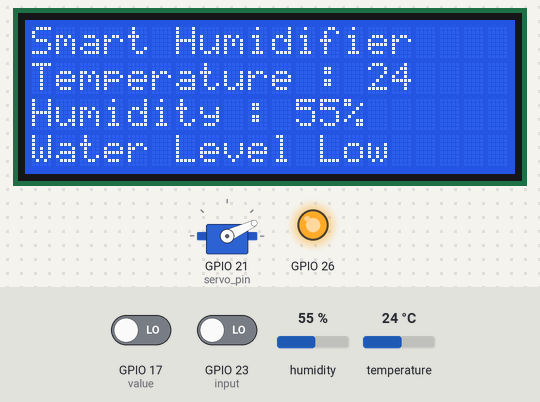
Recording of a program running on a simulated Raspberry Pi (BCM pin numbers). Parts: 20×4 character LCD, servo, output pins drawn as LEDs (lit = HIGH). Inputs (shaded band) come from the test bench; at power-on: GPIO 23 (input) LOW, humidity 55 %, temperature 24 °C, GPIO 17 (value) LOW. The clock reads 2024-03-15 10:24:30 at power-on unless the program sets it; servo angles are drawn from the pulse width (0.5 ms = 0°, 2.5 ms = 180°); threads take turns every 2 ms; what the program prints to the terminal is not drawn.

Above: at 1.4 s.
1.5 s: GPIO 23 (input) driven HIGH
At 5.9 s:
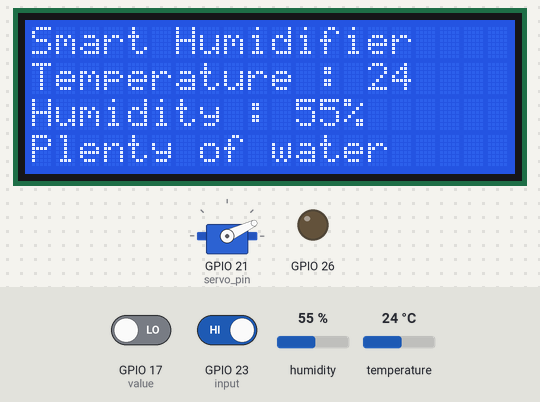
6.7 s: GPIO 23 (input) driven LOW
At 11.0 s:
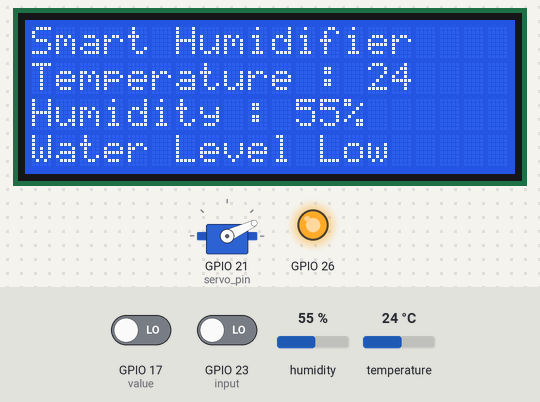
11.3 s: humidity set to 22 %
At 15.1 s:
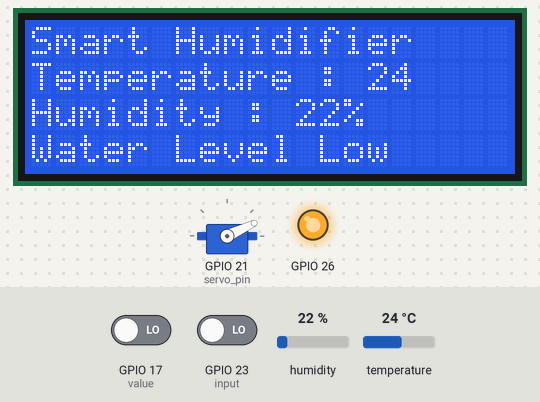
15.8 s: temperature set to 12 °C
At 19.9 s:
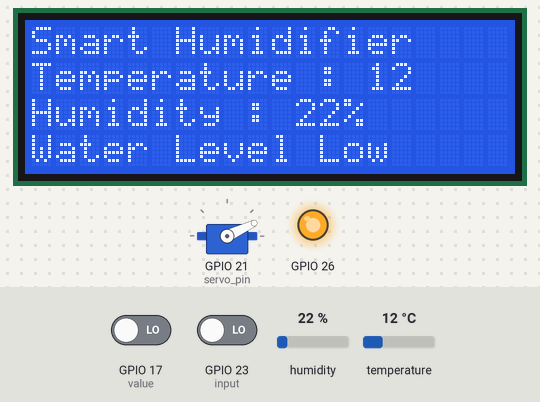
20.3 s: humidity set to 40 %
At 23.9 s:
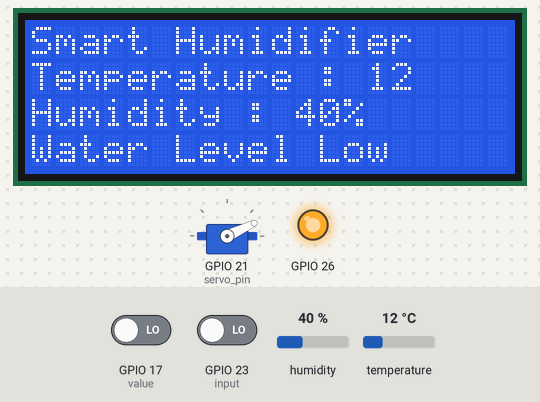
24.9 s: temperature set to 19 °C
Timing chart, 0 to 27.9 s (numbered marks = the images above; inputs shaded):
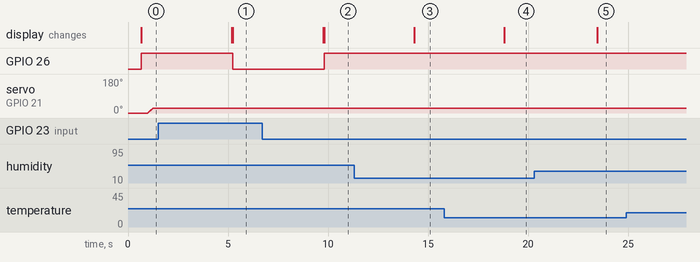

Measured:
- after the input at 1.5 s, GPIO 26: HIGH → LOW after 3.7 s; the display: first changes after 3.7 s (image 1 shows a later state)
- after the input at 6.7 s, GPIO 26: LOW → HIGH after 3.1 s; the display: first changes after 3.1 s (image 2 shows a later state)
- after the input at 11.3 s, the display: first changes after 3.0 s (image 3 shows a later state)
- after the input at 15.8 s, the display: first changes after 3.0 s (image 4 shows a later state)
- after the input at 20.3 s, the display: first changes after 3.2 s (image 5 shows a later state)

The program:

Toatal_thread.py
```python
import threading
import time
import board
import adafruit_dht
import I2C_LCD_driver
import spidev
import RPi.GPIO as GPIO
from datetime import datetime
from time import sleep
# 라이브러리 import

pin = 17  # Input pin of sensor (GPIO.BOARD)
Buttons = [0x300ff629d, 0x300ffa857, 0x300ff22dd, 0x300ffc23d, 0x300ff02fd,0x300ff52ad]  # HEX code list , 리모컨 버튼 에 해당하는 값
ButtonsNames = ["UP",   "DOWN",      "LEFT",       "RIGHT",      "OK", "EXIT"]  # String list in same order as HEX list
# 0x300ff629d == UP
# 0x300ffa857 == DOWN
# 0x300ff22dd == LEFT
# 0x300ffc23d == RIGHT
# 0x300ff02fd == OK
# 0x300ff52ad == EXIT

# Sets up GPIO
GPIO.cleanup() # GPIO 핀 인식 에러로 인한 Clean up
GPIO.setmode(GPIO.BCM) #GPIO Number 를 통한 회로도 구성
GPIO.setup(pin, GPIO.IN) #17번 리모컨 제어 및 IR

GPIO.setwarnings(False)
GPIO.setup(26,GPIO.OUT) #LED 26번 GPIO사용 , Water Level 경고등

roop_while = True # 반복문 제어 변수
while_in = False # 반복문 제어 변수

#Servo
servo_pin = 21 # Servo Motor GPIO 21번 핀 사용

GPIO.setup(servo_pin,GPIO.OUT)

# Gets binary value
motor_degree = 0 # 모터 각도 초기 기본값 0으로 세팅
Auto_stop = True # 무한반복문 제어 변수

mylcd = I2C_LCD_driver.lcd()

dhtDevice = adafruit_dht.DHT11(board.D18) #DHT GPIO 18번 핀 사용

GPIO.setup(23, GPIO.IN) # 수위센서 GPIO 23번 핀 사용


def getBinary():
    # Internal vars
    num1s = 0  # Number of consecutive 1s read
    binary = 1  # The binary value
    command = []  # The list to store pulse times in
    previousValue = 0  # The last value
    value = GPIO.input(pin)  # The current value

	# Waits for the sensor to pull pin low
    while value:
        sleep(0.0001)# This sleep decreases CPU utilization immensely
        value = GPIO.input(pin)

	# Records start time
    startTime = datetime.now() #현재 시간

    while True:
		# If change detected in value
        if previousValue != value:
            now = datetime.now()
            pulseTime = now - startTime #Calculate the time of pulse
            startTime = now #Reset start time
            command.append((previousValue, pulseTime.microseconds)) #Store recorded data

		# Updates consecutive 1s variable
        if value:
            num1s += 1
        else:
            num1s = 0

		# Breaks program when the amount of 1s surpasses 10000
        if num1s > 10000:
            break

		# Re-reads pin
        previousValue = value
        value = GPIO.input(pin)

	# Converts times to binary
    for (typ, tme) in command:
        if typ == 1: #If looking at rest period
            if tme > 1000: #If pulse greater than 1000us
                binary = binary *10 +1 #Must be 1
            else:
                binary *= 10 #Must be 0

    if len(str(binary)) > 34: #Sometimes, there is some stray characters
        binary = int(str(binary)[:34])

    return binary


# Convert value to hex
def convertHex(binaryValue):
    tmpB2 = int(str(binaryValue),2) #Temporarely propper base 2
    return hex(tmpB2)

def Up_Servor():

    global motor_degree #전역변수 모터 각도
    print("UP!!")

    pwm = GPIO.PWM(servo_pin, 50)
    pwm.start(motor_degree)


    if(motor_degree != 60):
        for high_time in range (motor_degree,60):
            pwm.ChangeDutyCycle(high_time/10.0) # for 반복문에 실수가 올 수 없으므로 /10.0 로 처리함.
            time.sleep(0.02)
        motor_degree = 60

    #pwm.ChangeDutyCycle(3.0)
    time.sleep(1.0)

def Down_Servor():

    global motor_degree #전역변수 모터 각도
    print("Down!!")

    pwm = GPIO.PWM(servo_pin, 50)
    pwm.start(motor_degree)


    if(motor_degree > 20):
        for high_time in range (motor_degree,20,-1):
            pwm.ChangeDutyCycle(high_time/10.0) # for 반복문에 실수가 올 수 없으므로 /10.0 로 처리함.
            time.sleep(0.02)
        motor_degree = 20

    #pwm.ChangeDutyCycle(3.0)
    time.sleep(1.0)

def Reset_Servor():

    global motor_degree #전역변수 모터 각도
    print("Reset!!")

    pwm = GPIO.PWM(servo_pin, 50) # Servo Motor 기본설정
    pwm.start(motor_degree) # Servo Motor 기본설정


    if(motor_degree != 40): # reset 각도가 아니라면 조건문 작용
        if(motor_degree > 40): # reset 각도보다 크다면 reset 각도에 맞춰서 변화
            for high_time in range (motor_degree,40,-1):
                pwm.ChangeDutyCycle(high_time/10.0) # for 반복문에 실수가 올 수 없으므로 /10.0 로 처리함.
                time.sleep(0.02)
        else: # reset 각도보다 작다면 reset 각도에 맞춰서 변화
            for high_time in range (motor_degree,40):
                pwm.ChangeDutyCycle(high_time/10.0) # for 반복문에 실수가 올 수 없으므로 /10.0 로 처리함.
                time.sleep(0.02)
        motor_degree = 40

    time.sleep(1.0)


def print_LCD():
    global input
    while True:
        try:

            temperature_c = dhtDevice.temperature # 섭씨 온도 확인
            temperature_f = temperature_c * (9/5)+32 # 화씨 온도 확인

            humidity = dhtDevice.humidity

            mylcd.lcd_display_string(f"Smart Humidifier",1) # LCD 첫째줄 문자열 출력
            mylcd.lcd_display_string(f"Temperature : {temperature_c}",2) # LCD 둘째줄 섭씨온도 출력
            mylcd.lcd_display_string(f"Humidity : {humidity}%",3) # LCD 세번째 줄 습도 출력


            input = GPIO.input(23) # Water level 센서 GPIO 출력값 받아주기

            if(input == 0): # input 이 0이라면 현재 물부족 상태
                mylcd.lcd_display_string(f"Water Level Low",4) # 사용자에게 메시지 출력 LCD 네번째 줄
                GPIO.output(26,GPIO.HIGH) # 물 상태를 사용자에게 알려주는 LED 경고등 점등
                time.sleep(2)
            elif(input == 1):
                mylcd.lcd_display_string(f"Plenty of water",4) # 사용자에게 메시지 출력 LCD 네번째 줄
                GPIO.output(26,GPIO.LOW) # 물 상태를 사용자에게 알려주는 LED 경고등 점등상태 해제
                time.sleep(2)

            time.sleep(2.0)
        except : #ERROR 확인
            print(f"input : {input}")
            print("error")
            pass #error 가 발생해도 무한반복


def IR_Servo():
    global roop_while, inData ,while_in
    Reset_Servor() # 초기 각도 reset 함수로 세팅
    while True:

        inData = convertHex(getBinary()) #Runs subs to get incoming hex value

        if(inData == "0x300ff629d"): # 리모컨 상단 버튼 을 통한 Servo Motor 함수 호출
            print("Up(Rotation) press")
            Up_Servor()

        elif(inData == "0x300ffa857"): # 리모컨 하단 버튼 을 통한 Servo Motor 함수 호출
            print("Down(Rotation) press")
            Down_Servor()

        elif(inData == "0x300ff22dd"): # 리모컨 좌측 버튼 을 통한 Servo Motor 함수 호출
            print("while(Rotation) press")
            while(roop_while):
                while_in = True
                Up_Servor()
                Down_Servor()
            Reset_Servor()
            roop_while = True

        elif(inData == "0x300ffc23d"): # 리모컨 우측 버튼 을 통한 Servo Motor 함수 호출
            print("Right(Reset) press")
            Reset_Servor()


        for button in range(len(Buttons)):#Runs through every value in list
            if (hex(Buttons[button]) == inData): #Checks this against incoming

                print(ButtonsNames[button]) #Prints corresponding english name for button


threading.Thread(target=print_LCD).start() # LCD , 습도 , 수위센서 , LED 쓰레드1
threading.Thread(target=IR_Servo).start()  # IR 센서 , 리모컨 , LED 쓰레드2
```
